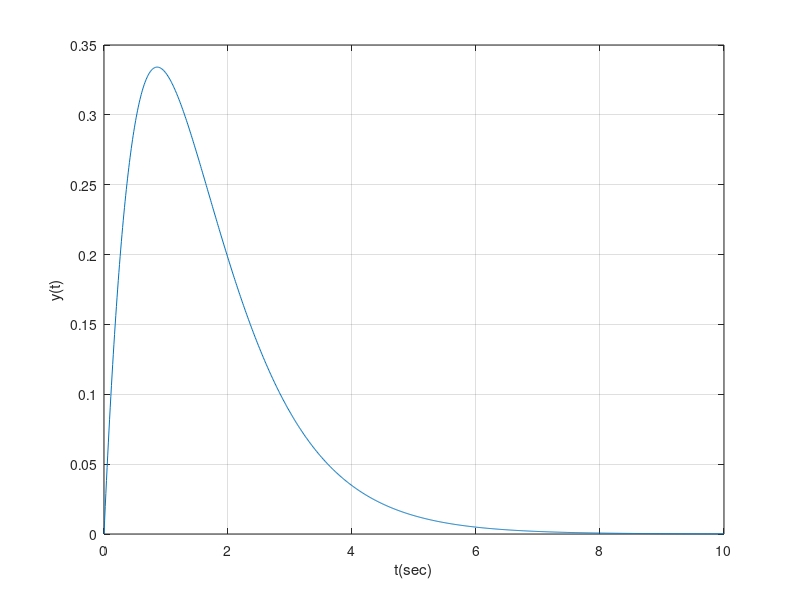

Write the MATLAB code that produced this figure.
clear all ;close all;clc
a= [1 4 4] ;
b= [1 3] ;
sys=tf(b, a) ;
td=0.01 ;
t=0 :td: 10 ;
x=exp(-t) ;
y=lsim(sys, x, t) ;
plot(t, y);hold on;
xlabel('t(sec)') ; 
ylabel('y(t)') ; 
grid on ;
